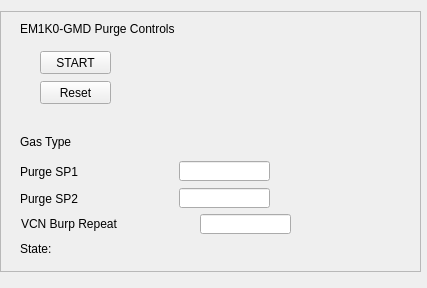
<?xml version="1.0" encoding="UTF-8"?>
<ui version="4.0">
 <class>Form</class>
 <widget class="QWidget" name="Form">
  <property name="geometry">
   <rect>
    <x>0</x>
    <y>0</y>
    <width>427</width>
    <height>288</height>
   </rect>
  </property>
  <property name="windowTitle">
   <string>Form</string>
  </property>
  <property name="styleSheet">
   <string notr="true">RoughGauge[state=&quot;OFF&quot;] #icon{
    qproperty-brush: red;
    color: gray;
}
RoughGauge[state=&quot;ON&quot;] #icon{
    qproperty-brush: #00FF00;
    color: black;
}


RoughGauge #pressure[alarmSeverity=&quot;0&quot;]{
    color: blue;
 border: 1px solid black;
background-color : white
}


ColdCathodeGauge #pressure[alarmSeverity=&quot;0&quot;]{
    color: blue;
border: 1px solid black;
background-color : white
}


ColdCathodeGauge[interlocked=&quot;true&quot;] #icon{
    border: 2px solid black;
		qproperty-brush: black;
border-top-left-radius: 9px;
    border-top-right-radius: 9px;
border-bottom-left-radius: 9px;
    border-bottom-right-radius: 9px;
}

ColdCathodeGauge[state=&quot;Off&quot;] #icon {
    qproperty-penColor: black;
	qproperty-brush: gray;
}

ColdCathodeGauge[state=&quot;GaugeDisconnected&quot;] #icon {
    qproperty-penColor: red;
	qproperty-brush: gray;
}
ColdCathodeGauge[state=&quot;PressInvalid&quot;] #icon {
    qproperty-penColor: black;
	qproperty-brush: gray;
}

ColdCathodeGauge[state=&quot;Starting&quot;] #icon {
    qproperty-penColor: black;
	qproperty-brush: yellow;
}

ColdCathodeGauge[state=&quot;Valid&quot;] #icon {
    qproperty-penColor: black;
	qproperty-brush: #00FF00;
}


ColdCathodeGauge[state=&quot;ValidLo&quot;] #icon {
    qproperty-penColor: black;
	qproperty-brush: yellow;
}





ApertureValve #icon [alarmSeverity=&quot;0&quot;]{
    qproperty-penStyle: &quot;QT::SolidLine&quot;;
	qproperty-penColor: black;
 
 
}

ApertureValve[interlocked=&quot;true&quot;] #icon{
    border: 2px solid black;

    border-top-left-radius: 9px;
    border-top-right-radius: 9px;
    border-bottom-left-radius: 9px;
    border-bottom-right-radius: 9px;
}
ApertureValve[interlocked=&quot;false&quot;] #icon{
    border: 0px;

	qproperty-brush: yellow;
}
ApertureValve[interlocked=&quot;true&quot;] #icon {
    qproperty-interlockBrush: black;
}

ApertureValve[interlocked=&quot;false&quot;] #icon{
    qproperty-interlockBrush: #00FF00;
}

ApertureValve[state=&quot;OPEN&quot;] #icon {
     qproperty-penStyle: &quot;QT::SolidLine&quot;;
	qproperty-penColor: black;
	qproperty-brush: #00FF00;
}

ApertureValve[state=&quot;MOVING&quot;] #icon {
    qproperty-penStyle: &quot;QT::SolidLine&quot;;
	qproperty-penColor: black;
 	qproperty-brush: yellow;
}
ApertureValve[state=&quot;CLOSED&quot;] #icon {
	qproperty-penStyle: &quot;QT::SolidLine&quot;;
    qproperty-penColor: gray;
	qproperty-brush: black;
}

ApertureValve[state=&quot;INVALID&quot;] #icon {
    qproperty-penStyle: &quot;QT::SolidLine&quot;;
	qproperty-penColor: black;
 	qproperty-brush: red;
}

ApertureValve[error=&quot;VENTED&quot;] #icon {
       qproperty-penStyle: &quot;QT::SolidLine&quot;;
}

ApertureValve[error=&quot;ERR_LOST_VAC&quot;] #icon {
    qproperty-penStyle: &quot;Qt::DotLine&quot;;
    qproperty-penColor: black;
   qproperty-interlockBrush: red;

}

ApertureValve[error=&quot;Ext Fault&quot;] #icon {
 	qproperty-penStyle: &quot;QT::SolidLine&quot;;
    qproperty-penColor: black;
   qproperty-interlockBrush: black;

}




TurboPump[interlocked=&quot;true&quot;] #icon {
    border: 2px solid black;
    qproperty-penColor: black;
}

TurboPump[interlocked=&quot;false&quot;] #icon {
    border: 0px;
}

TurboPump[state=&quot;RUNNING&quot;] #icon {
	qproperty-penColor: black;
    qproperty-centerBrush: #00FF00;
    qproperty-brush: #00FF00;
}

TurboPump[state=&quot;STARTING&quot;] #icon {
    qproperty-penColor: black;
	qproperty-centerBrush: yellow;
}

TurboPump[state=&quot;STOPPED&quot;] #icon {
	qproperty-penColor: black;
    qproperty-centerBrush: gray;
	qproperty-brush: gray;
}

TurboPump[state=&quot;FAULT&quot;] #icon {
	qproperty-penColor: red;
    qproperty-centerBrush: red;
	qproperty-brush: gray;
}

TurboPump[error=&quot;true&quot;] #icon {
     qproperty-penColor: red;
	qproperty-centerBrush: red;
}




PneumaticValve #icon [alarmSeverity=&quot;0&quot;]{
    qproperty-penStyle: &quot;QT::SolidLine&quot;;
	qproperty-penColor: black;
    qproperty-penWidth: 2;
 
}

PneumaticValve[interlocked=&quot;true&quot;] #icon{
    border: 2px solid black;
    qproperty-penWidth: 2;
    border-top-left-radius: 9px;
    border-top-right-radius: 9px;
    border-bottom-left-radius: 9px;
    border-bottom-right-radius: 9px;
}
PneumaticValve[interlocked=&quot;false&quot;] #icon{
    border: 0px;
    qproperty-penWidth: 2;
	qproperty-brush: #00FF00;
}
PneumaticValve[interlocked=&quot;true&quot;] #icon {
    qproperty-interlockBrush: black;
}

PneumaticValve[interlocked=&quot;false&quot;] #icon{
    qproperty-interlockBrush: #00FF00;
}

PneumaticValve[state=&quot;OPEN&quot;] #icon {
     qproperty-penStyle: &quot;QT::SolidLine&quot;;
	qproperty-penColor: black;
    qproperty-penWidth: 2;
	qproperty-brush: #00FF00;
}

PneumaticValve[state=&quot;MOVING&quot;] #icon {
    qproperty-penStyle: &quot;QT::SolidLine&quot;;
	qproperty-penColor: black;
    qproperty-penWidth: 2;
 	qproperty-brush: yellow;
}
PneumaticValve[state=&quot;CLOSED&quot;] #icon {
	qproperty-penStyle: &quot;QT::SolidLine&quot;;
    qproperty-penColor: gray;
    qproperty-penWidth: 2;
	qproperty-brush: black;
}

PneumaticValve[state=&quot;INVALID&quot;] #icon {
    qproperty-penStyle: &quot;QT::SolidLine&quot;;
	qproperty-penColor: black;
    qproperty-penWidth: 2;
 	qproperty-brush: red;
}

PneumaticValve[error=&quot;VENTED&quot;] #icon {
       qproperty-penStyle: &quot;QT::SolidLine&quot;;
}

PneumaticValve[error=&quot;ERR_LOST_VAC&quot;] #icon {
    qproperty-penStyle: &quot;Qt::DotLine&quot;;
    qproperty-penColor: black;
    qproperty-penWidth: 2;
   qproperty-interlockBrush: red;

}

PneumaticValve[error=&quot;Ext Fault&quot;] #icon {
 	qproperty-penStyle: &quot;QT::SolidLine&quot;;
    qproperty-penColor: black;
    qproperty-penWidth: 2;
   qproperty-interlockBrush: red;

}

ControlOnlyValveNC[interlocked=&quot;true&quot;] #icon {
     border: 2px solid black;
    qproperty-penWidth: 2;
    border-top-left-radius: 9px;
    border-top-right-radius: 9px;
    border-bottom-left-radius: 9px;
    border-bottom-right-radius: 9px;
}
ControlOnlyValveNC[interlocked=&quot;false&quot;] #icon {
     border: 0px;
    qproperty-penWidth: 2;
	qproperty-brush: #00FF00;
}
ControlOnlyValveNC[interlocked=&quot;true&quot;] #icon {
    qproperty-interlockBrush: #FF0000;
}
ControlOnlyValveNC[interlocked=&quot;false&quot;] #icon {
    qproperty-interlockBrush: #00FF00;
}

ControlOnlyValveNC[state=&quot;OPEN&quot;] #icon {
     qproperty-penStyle: &quot;QT::SolidLine&quot;;
	qproperty-penColor: black;
    qproperty-penWidth: 2;
	qproperty-brush: #00FF00;
}

ControlOnlyValveNC[state=&quot;CLOSE&quot;] #icon {
    qproperty-penStyle: &quot;QT::SolidLine&quot;;
    qproperty-penColor: gray;
    qproperty-penWidth: 2;
	qproperty-brush: black;
}




NeedleValve[interlocked=&quot;true&quot;] #icon{
    border: 2px solid black;
    qproperty-penWidth: 2;
    border-top-left-radius: 9px;
    border-top-right-radius: 9px;
    border-bottom-left-radius: 9px;
    border-bottom-right-radius: 9px;
}
NeedleValve[interlocked=&quot;false&quot;] #icon{
    border: 0px;
    qproperty-penWidth: 2;
	qproperty-brush: #00FF00;
}
NeedleValve[interlocked=&quot;true&quot;] #icon {
    qproperty-interlockBrush: black;
}

NeedleValve[interlocked=&quot;false&quot;] #icon{
    qproperty-interlockBrush: #00FF00;
}
NeedleValve[state=&quot;Close&quot;] #icon {
   qproperty-penStyle: &quot;QT::SolidLine&quot;;
    qproperty-penColor: gray;
    qproperty-penWidth: 2;
	qproperty-brush: black;
}

NeedleValve[state=&quot;Open&quot;] #icon {
   qproperty-penStyle: &quot;QT::SolidLine&quot;;
    qproperty-penColor: black;
    qproperty-penWidth: 2;
	qproperty-brush: #00FF00;
}

NeedleValve[state=&quot;PressureControl&quot;]#icon {
   qproperty-penStyle: &quot;QT::SolidLine&quot;;
    qproperty-penColor: black;
    qproperty-penWidth: 2;
	qproperty-brush: blue;
}

NeedleValve[state=&quot;ManualControl&quot;] #icon {
   qproperty-penStyle: &quot;QT::SolidLine&quot;;
    qproperty-penColor: black;
    qproperty-penWidth: 2;
	qproperty-brush: orange;
}

ScrollPump[state=&quot;RUNNING&quot;] #icon {
    qproperty-penColor: black;
	qproperty-centerBrush: #00FF00;
    qproperty-brush: #00FF00;
}
ScrollPump[interlocked=&quot;true&quot;] #icon {
    border: 2px solid black;
}
ScrollPump[interlocked=&quot;false&quot;] #icon {
    border: 0px;
}
ScrollPump[state=&quot;Accelerating&quot;] #icon {
    qproperty-brush: #00FF00;
	qproperty-centerBrush: yellow;
}
ScrollPump[state=&quot;STOPPED&quot;] #icon {
    qproperty-penColor: black;
	qproperty-centerBrush: gray;
    qproperty-brush: gray;
}
ScrollPump[state=&quot;FAULT&quot;] #icon {
    qproperty-penColor: black;
	qproperty-centerBrush: red;
    qproperty-brush: gray;
}
ScrollPump[error=&quot;true&quot;] #icon {
    qproperty-penWidth: 2;
    qproperty-centerBrush: red;
}

IonPump[interlocked=&quot;true&quot;] #icon {
      qproperty-penColor: black;
	qproperty-centerBrush: #00FF00;
    qproperty-brush: #00FF00;
}
IonPump[interlocked=&quot;false&quot;] #icon{
    border: 0px;
}
IonPump[error=&quot;true&quot;] #icon {
    qproperty-penStyle: &quot;Qt::DotLine&quot;;
    qproperty-penWidth: 2;
    qproperty-brush: red;
}
IonPump[state=&quot;On&quot;] #icon {
    qproperty-penColor: green;
    qproperty-penWidth: 2;
}

</string>
  </property>
  <widget class="QFrame" name="frame">
   <property name="geometry">
    <rect>
     <x>0</x>
     <y>11</y>
     <width>421</width>
     <height>261</height>
    </rect>
   </property>
   <property name="styleSheet">
    <string notr="true">RoughGauge[state=&quot;OFF&quot;] #icon{
    qproperty-brush: red;
    color: gray;
}
RoughGauge[state=&quot;ON&quot;] #icon{
    qproperty-brush: #00FF00;
    color: black;
}
RoughGauge[state=&quot;ValidLo&quot;] #icon{
    qproperty-brush: #00FF00;
    color: black;
}


RoughGauge #pressure[alarmSeverity=&quot;0&quot;]{
    color: blue;
 border: 1px solid black;
background-color : white
}


ColdCathodeGauge #pressure[alarmSeverity=&quot;0&quot;]{
    color: blue;
border: 1px solid black;
background-color : white
}


ColdCathodeGauge[interlocked=&quot;true&quot;] #icon{
    border: 2px solid black;
		qproperty-brush: black;
border-top-left-radius: 9px;
    border-top-right-radius: 9px;
border-bottom-left-radius: 9px;
    border-bottom-right-radius: 9px;
}

ColdCathodeGauge[state=&quot;Off&quot;] #icon {
    qproperty-penColor: black;
	qproperty-brush: gray;
}

ColdCathodeGauge[state=&quot;GaugeDisconnected&quot;] #icon {
    qproperty-penColor: red;
	qproperty-brush: gray;
}
ColdCathodeGauge[state=&quot;PressInvalid&quot;] #icon {
    qproperty-penColor: black;
	qproperty-brush: gray;
}

ColdCathodeGauge[state=&quot;Starting&quot;] #icon {
    qproperty-penColor: black;
	qproperty-brush: yellow;
}

ColdCathodeGauge[state=&quot;Valid&quot;] #icon {
    qproperty-penColor: black;
	qproperty-brush: #00FF00;
}


ColdCathodeGauge[state=&quot;ValidLo&quot;] #icon {
    qproperty-penColor: black;
	qproperty-brush: yellow;
}





ApertureValve #icon [alarmSeverity=&quot;0&quot;]{
    qproperty-penStyle: &quot;QT::SolidLine&quot;;
	qproperty-penColor: black;
 
 
}

ApertureValve[interlocked=&quot;true&quot;] #icon{
    border: 2px solid black;

    border-top-left-radius: 9px;
    border-top-right-radius: 9px;
    border-bottom-left-radius: 9px;
    border-bottom-right-radius: 9px;
}
ApertureValve[interlocked=&quot;false&quot;] #icon{
    border: 0px;

	qproperty-brush: yellow;
}
ApertureValve[interlocked=&quot;true&quot;] #icon {
    qproperty-interlockBrush: black;
}

ApertureValve[interlocked=&quot;false&quot;] #icon{
    qproperty-interlockBrush: #00FF00;
}

ApertureValve[state=&quot;OPEN&quot;] #icon {
     qproperty-penStyle: &quot;QT::SolidLine&quot;;
	qproperty-penColor: black;
	qproperty-brush: #00FF00;
}

ApertureValve[state=&quot;MOVING&quot;] #icon {
    qproperty-penStyle: &quot;QT::SolidLine&quot;;
	qproperty-penColor: black;
 	qproperty-brush: yellow;
}
ApertureValve[state=&quot;CLOSED&quot;] #icon {
	qproperty-penStyle: &quot;QT::SolidLine&quot;;
    qproperty-penColor: gray;
	qproperty-brush: black;
}

ApertureValve[state=&quot;INVALID&quot;] #icon {
    qproperty-penStyle: &quot;QT::SolidLine&quot;;
	qproperty-penColor: black;
 	qproperty-brush: red;
}

ApertureValve[error=&quot;VENTED&quot;] #icon {
       qproperty-penStyle: &quot;QT::SolidLine&quot;;
}

ApertureValve[error=&quot;ERR_LOST_VAC&quot;] #icon {
    qproperty-penStyle: &quot;Qt::DotLine&quot;;
    qproperty-penColor: black;
   qproperty-interlockBrush: red;

}

ApertureValve[error=&quot;Ext Fault&quot;] #icon {
 	qproperty-penStyle: &quot;QT::SolidLine&quot;;
    qproperty-penColor: black;
   qproperty-interlockBrush: black;

}




TurboPump[interlocked=&quot;true&quot;] #icon {
    border: 2px solid black;
    qproperty-penColor: black;
}

TurboPump[interlocked=&quot;false&quot;] #icon {
    border: 0px;
}

TurboPump[state=&quot;RUNNING&quot;] #icon {
	qproperty-penColor: black;
    qproperty-centerBrush: #00FF00;
    qproperty-brush: #00FF00;
}

TurboPump[state=&quot;STARTING&quot;] #icon {
    qproperty-penColor: black;
	qproperty-centerBrush: yellow;
}

TurboPump[state=&quot;STOPPED&quot;] #icon {
	qproperty-penColor: black;
    qproperty-centerBrush: gray;
	qproperty-brush: gray;
}

TurboPump[state=&quot;FAULT&quot;] #icon {
	qproperty-penColor: red;
    qproperty-centerBrush: red;
	qproperty-brush: gray;
}

TurboPump[error=&quot;true&quot;] #icon {
     qproperty-penColor: red;
	qproperty-centerBrush: red;
}




PneumaticValve #icon [alarmSeverity=&quot;0&quot;]{
    qproperty-penStyle: &quot;QT::SolidLine&quot;;
	qproperty-penColor: black;
    qproperty-penWidth: 2;
 
}

PneumaticValve[interlocked=&quot;true&quot;] #icon{
    border: 2px solid black;
    qproperty-penWidth: 2;
    border-top-left-radius: 9px;
    border-top-right-radius: 9px;
    border-bottom-left-radius: 9px;
    border-bottom-right-radius: 9px;
}
PneumaticValve[interlocked=&quot;false&quot;] #icon{
    border: 0px;
    qproperty-penWidth: 2;
	qproperty-brush: #00FF00;
}
PneumaticValve[interlocked=&quot;true&quot;] #icon {
    qproperty-interlockBrush: black;
}

PneumaticValve[interlocked=&quot;false&quot;] #icon{
    qproperty-interlockBrush: #00FF00;
}

PneumaticValve[state=&quot;OPEN&quot;] #icon {
     qproperty-penStyle: &quot;QT::SolidLine&quot;;
	qproperty-penColor: black;
    qproperty-penWidth: 2;
	qproperty-brush: #00FF00;
}

PneumaticValve[state=&quot;MOVING&quot;] #icon {
    qproperty-penStyle: &quot;QT::SolidLine&quot;;
	qproperty-penColor: black;
    qproperty-penWidth: 2;
 	qproperty-brush: yellow;
}
PneumaticValve[state=&quot;CLOSED&quot;] #icon {
	qproperty-penStyle: &quot;QT::SolidLine&quot;;
    qproperty-penColor: gray;
    qproperty-penWidth: 2;
	qproperty-brush: black;
}

PneumaticValve[state=&quot;INVALID&quot;] #icon {
    qproperty-penStyle: &quot;QT::SolidLine&quot;;
	qproperty-penColor: black;
    qproperty-penWidth: 2;
 	qproperty-brush: red;
}

PneumaticValve[error=&quot;VENTED&quot;] #icon {
       qproperty-penStyle: &quot;QT::SolidLine&quot;;
}

PneumaticValve[error=&quot;ERR_LOST_VAC&quot;] #icon {
    qproperty-penStyle: &quot;Qt::DotLine&quot;;
    qproperty-penColor: black;
    qproperty-penWidth: 2;
   qproperty-interlockBrush: red;

}

PneumaticValve[error=&quot;Ext Fault&quot;] #icon {
 	qproperty-penStyle: &quot;QT::SolidLine&quot;;
    qproperty-penColor: black;
    qproperty-penWidth: 2;
   qproperty-interlockBrush: red;

}

ControlOnlyValveNC[interlocked=&quot;true&quot;] #icon {
     border: 2px solid black;
    qproperty-penWidth: 2;
    border-top-left-radius: 9px;
    border-top-right-radius: 9px;
    border-bottom-left-radius: 9px;
    border-bottom-right-radius: 9px;
}
ControlOnlyValveNC[interlocked=&quot;false&quot;] #icon {
     border: 0px;
    qproperty-penWidth: 2;
	qproperty-brush: #00FF00;
}
ControlOnlyValveNC[interlocked=&quot;true&quot;] #icon {
    qproperty-interlockBrush: #FF0000;
}
ControlOnlyValveNC[interlocked=&quot;false&quot;] #icon {
    qproperty-brush: #00FF00;
}

ControlOnlyValveNC[state=&quot;OPEN&quot;] #icon {
     qproperty-penStyle: &quot;QT::SolidLine&quot;;
	qproperty-penColor: black;
    qproperty-penWidth: 2;
	qproperty-brush: #00FF00;
}

ControlOnlyValveNC[state=&quot;CLOSE&quot;] #icon {
    qproperty-penStyle: &quot;QT::SolidLine&quot;;
    qproperty-penColor: gray;
    qproperty-penWidth: 2;
	qproperty-brush: black;
}

NeedleValve[interlocked=&quot;true&quot;] #icon{
    border: 2px solid black;
    qproperty-penWidth: 2;
    border-top-left-radius: 9px;
    border-top-right-radius: 9px;
    border-bottom-left-radius: 9px;
    border-bottom-right-radius: 9px;
}
NeedleValve[interlocked=&quot;false&quot;] #icon{
    border: 0px;
    qproperty-penWidth: 2;
	qproperty-brush: #00FF00;
}
NeedleValve[interlocked=&quot;true&quot;] #icon {
    qproperty-interlockBrush: black;
}

NeedleValve[interlocked=&quot;false&quot;] #icon{
    qproperty-interlockBrush: #00FF00;
}
NeedleValve[state=&quot;Close&quot;] #icon {
   qproperty-penStyle: &quot;QT::SolidLine&quot;;
    qproperty-penColor: gray;
    qproperty-penWidth: 2;
	qproperty-brush: black;
}
NeedleValve[state=&quot;CLOSE&quot;] #icon {
   qproperty-penStyle: &quot;QT::SolidLine&quot;;
    qproperty-penColor: gray;
    qproperty-penWidth: 2;
	qproperty-brush: black;
}

NeedleValve[state=&quot;Open&quot;] #icon {
   qproperty-penStyle: &quot;QT::SolidLine&quot;;
    qproperty-penColor: black;
    qproperty-penWidth: 2;
	qproperty-brush: #00FF00;
}




ScrollPump[state=&quot;RUNNING&quot;] #icon {
    qproperty-penColor: black;
	qproperty-centerBrush: #00FF00;
    qproperty-brush: #00FF00;
}
ScrollPump[interlocked=&quot;true&quot;] #icon {
    border: 2px solid black;
}
ScrollPump[interlocked=&quot;false&quot;] #icon {
    border: 0px;
}
ScrollPump[state=&quot;Accelerating&quot;] #icon {
    qproperty-brush: #00FF00;
	qproperty-centerBrush: yellow;
}
ScrollPump[state=&quot;STOPPED&quot;] #icon {
    qproperty-penColor: black;
	qproperty-centerBrush: gray;
    qproperty-brush: gray;
}
ScrollPump[state=&quot;FAULT&quot;] #icon {
    qproperty-penColor: black;
	qproperty-centerBrush: red;
    qproperty-brush: gray;
}
ScrollPump[error=&quot;true&quot;] #icon {
    qproperty-penWidth: 2;
    qproperty-centerBrush: red;
}

IonPump[interlocked=&quot;true&quot;] #icon {
      qproperty-penColor: black;
	qproperty-centerBrush: #00FF00;
    qproperty-brush: #00FF00;
}
IonPump[interlocked=&quot;false&quot;] #icon{
    border: 0px;
}
IonPump[error=&quot;true&quot;] #icon {
    qproperty-penStyle: &quot;Qt::DotLine&quot;;
    qproperty-penWidth: 2;
    qproperty-brush: red;
}
IonPump[state=&quot;On&quot;] #icon {
    qproperty-penColor: green;
    qproperty-penWidth: 2;
}

</string>
   </property>
   <property name="frameShape">
    <enum>QFrame::StyledPanel</enum>
   </property>
   <property name="frameShadow">
    <enum>QFrame::Plain</enum>
   </property>
   <property name="lineWidth">
    <number>1</number>
   </property>
   <widget class="PyDMPushButton" name="PyDMPushButton_2">
    <property name="geometry">
     <rect>
      <x>40</x>
      <y>70</y>
      <width>71</width>
      <height>23</height>
     </rect>
    </property>
    <property name="toolTip">
     <string/>
    </property>
    <property name="text">
     <string>Reset</string>
    </property>
    <property name="channel" stdset="0">
     <string>ca://EM1K0:GMD:RESET</string>
    </property>
    <property name="pressValue" stdset="0">
     <string>1</string>
    </property>
   </widget>
   <widget class="PyDMLabel" name="PyDMLabel_5">
    <property name="geometry">
     <rect>
      <x>20</x>
      <y>10</y>
      <width>201</width>
      <height>16</height>
     </rect>
    </property>
    <property name="toolTip">
     <string/>
    </property>
    <property name="text">
     <string>EM1K0-GMD Purge Controls</string>
    </property>
   </widget>
   <widget class="PyDMPushButton" name="PyDMPushButton_3">
    <property name="geometry">
     <rect>
      <x>40</x>
      <y>40</y>
      <width>71</width>
      <height>23</height>
     </rect>
    </property>
    <property name="toolTip">
     <string/>
    </property>
    <property name="text">
     <string>START</string>
    </property>
    <property name="channel" stdset="0">
     <string>ca://EM1K0:GMD:Purge_SW</string>
    </property>
    <property name="pressValue" stdset="0">
     <string>1</string>
    </property>
   </widget>
   <widget class="PyDMByteIndicator" name="PyDMByteIndicator_3">
    <property name="geometry">
     <rect>
      <x>399</x>
      <y>159</y>
      <width>16</width>
      <height>16</height>
     </rect>
    </property>
    <property name="toolTip">
     <string/>
    </property>
    <property name="channel" stdset="0">
     <string>ca://EM2K0:XGMD:VGP:50:GO_SW_RBV</string>
    </property>
    <property name="circles" stdset="0">
     <bool>true</bool>
    </property>
    <property name="labels" stdset="0">
     <stringlist/>
    </property>
   </widget>
   <widget class="PyDMByteIndicator" name="PyDMByteIndicator_4">
    <property name="geometry">
     <rect>
      <x>202</x>
      <y>80</y>
      <width>130</width>
      <height>16</height>
     </rect>
    </property>
    <property name="toolTip">
     <string/>
    </property>
    <property name="channel" stdset="0">
     <string>ca://EM1K0:GMD:PurgeDone_RBV</string>
    </property>
    <property name="circles" stdset="0">
     <bool>true</bool>
    </property>
    <property name="labels" stdset="0">
     <stringlist>
      <string>Purge Complete</string>
     </stringlist>
    </property>
   </widget>
   <widget class="PyDMByteIndicator" name="PyDMByteIndicator_5">
    <property name="geometry">
     <rect>
      <x>200</x>
      <y>60</y>
      <width>111</width>
      <height>16</height>
     </rect>
    </property>
    <property name="toolTip">
     <string/>
    </property>
    <property name="channel" stdset="0">
     <string>ca://EM1K0:GMD:Purge_Active_RBV</string>
    </property>
    <property name="circles" stdset="0">
     <bool>true</bool>
    </property>
    <property name="labels" stdset="0">
     <stringlist>
      <string>Purge Active</string>
     </stringlist>
    </property>
   </widget>
   <widget class="PyDMLabel" name="PyDMLabel_11">
    <property name="geometry">
     <rect>
      <x>20</x>
      <y>120</y>
      <width>61</width>
      <height>21</height>
     </rect>
    </property>
    <property name="toolTip">
     <string/>
    </property>
    <property name="text">
     <string>Gas Type</string>
    </property>
   </widget>
   <widget class="PyDMLabel" name="PyDMLabel_12">
    <property name="geometry">
     <rect>
      <x>81</x>
      <y>123</y>
      <width>171</width>
      <height>16</height>
     </rect>
    </property>
    <property name="toolTip">
     <string/>
    </property>
    <property name="channel" stdset="0">
     <string>ca://EM1K0:GMD:GAS_TYPE_RBV</string>
    </property>
   </widget>
   <widget class="PyDMByteIndicator" name="PyDMByteIndicator_6">
    <property name="geometry">
     <rect>
      <x>196</x>
      <y>40</y>
      <width>111</width>
      <height>16</height>
     </rect>
    </property>
    <property name="toolTip">
     <string/>
    </property>
    <property name="channel" stdset="0">
     <string>ca://EM1K0:GMD:Purge_SW_RBV</string>
    </property>
    <property name="circles" stdset="0">
     <bool>true</bool>
    </property>
    <property name="labels" stdset="0">
     <stringlist>
      <string>Purge Start</string>
     </stringlist>
    </property>
   </widget>
   <widget class="PyDMLabel" name="PyDMLabel_13">
    <property name="geometry">
     <rect>
      <x>110</x>
      <y>153</y>
      <width>61</width>
      <height>16</height>
     </rect>
    </property>
    <property name="toolTip">
     <string/>
    </property>
    <property name="precision" stdset="0">
     <number>3</number>
    </property>
    <property name="precisionFromPV" stdset="0">
     <bool>false</bool>
    </property>
    <property name="channel" stdset="0">
     <string>ca://EM1K0:GMD:PURGE:SP1_RBV</string>
    </property>
   </widget>
   <widget class="PyDMLabel" name="PyDMLabel_14">
    <property name="geometry">
     <rect>
      <x>20</x>
      <y>150</y>
      <width>81</width>
      <height>21</height>
     </rect>
    </property>
    <property name="toolTip">
     <string/>
    </property>
    <property name="text">
     <string>Purge SP1</string>
    </property>
   </widget>
   <widget class="PyDMLineEdit" name="PyDMLineEdit_2">
    <property name="geometry">
     <rect>
      <x>179</x>
      <y>150</y>
      <width>91</width>
      <height>20</height>
     </rect>
    </property>
    <property name="toolTip">
     <string/>
    </property>
    <property name="precision" stdset="0">
     <number>3</number>
    </property>
    <property name="precisionFromPV" stdset="0">
     <bool>false</bool>
    </property>
    <property name="channel" stdset="0">
     <string>ca:// EM1K0:GMD:PURGE:SP1</string>
    </property>
   </widget>
   <widget class="PyDMLabel" name="PyDMLabel_15">
    <property name="geometry">
     <rect>
      <x>20</x>
      <y>177</y>
      <width>81</width>
      <height>21</height>
     </rect>
    </property>
    <property name="toolTip">
     <string/>
    </property>
    <property name="text">
     <string>Purge SP2</string>
    </property>
   </widget>
   <widget class="PyDMLineEdit" name="PyDMLineEdit_3">
    <property name="geometry">
     <rect>
      <x>179</x>
      <y>177</y>
      <width>91</width>
      <height>20</height>
     </rect>
    </property>
    <property name="toolTip">
     <string/>
    </property>
    <property name="precision" stdset="0">
     <number>3</number>
    </property>
    <property name="precisionFromPV" stdset="0">
     <bool>false</bool>
    </property>
    <property name="channel" stdset="0">
     <string>ca:// EM1K0:GMD:PURGE:SP2</string>
    </property>
   </widget>
   <widget class="PyDMLabel" name="PyDMLabel_16">
    <property name="geometry">
     <rect>
      <x>110</x>
      <y>180</y>
      <width>61</width>
      <height>16</height>
     </rect>
    </property>
    <property name="toolTip">
     <string/>
    </property>
    <property name="precision" stdset="0">
     <number>3</number>
    </property>
    <property name="precisionFromPV" stdset="0">
     <bool>false</bool>
    </property>
    <property name="channel" stdset="0">
     <string>ca://EM1K0:GMD:PURGE:SP2_RBV</string>
    </property>
   </widget>
   <widget class="PyDMLabel" name="PyDMLabel_17">
    <property name="geometry">
     <rect>
      <x>20</x>
      <y>227</y>
      <width>61</width>
      <height>21</height>
     </rect>
    </property>
    <property name="toolTip">
     <string/>
    </property>
    <property name="text">
     <string>State: </string>
    </property>
   </widget>
   <widget class="PyDMLabel" name="PyDMLabel_18">
    <property name="geometry">
     <rect>
      <x>70</x>
      <y>230</y>
      <width>341</width>
      <height>16</height>
     </rect>
    </property>
    <property name="toolTip">
     <string/>
    </property>
    <property name="channel" stdset="0">
     <string>ca://EM1K0:GMD:sPURGE_RBV</string>
    </property>
    <property name="displayFormat" stdset="0">
     <enum>PyDMLabel::String</enum>
    </property>
   </widget>
   <widget class="PyDMLabel" name="PyDMLabel_19">
    <property name="geometry">
     <rect>
      <x>131</x>
      <y>205</y>
      <width>61</width>
      <height>16</height>
     </rect>
    </property>
    <property name="toolTip">
     <string/>
    </property>
    <property name="channel" stdset="0">
     <string>ca:// EM1K0:GMD:PURGE:REPEAT_RBV</string>
    </property>
   </widget>
   <widget class="PyDMLabel" name="PyDMLabel_20">
    <property name="geometry">
     <rect>
      <x>21</x>
      <y>202</y>
      <width>121</width>
      <height>21</height>
     </rect>
    </property>
    <property name="toolTip">
     <string/>
    </property>
    <property name="text">
     <string>VCN Burp Repeat</string>
    </property>
   </widget>
   <widget class="PyDMLineEdit" name="PyDMLineEdit_4">
    <property name="geometry">
     <rect>
      <x>200</x>
      <y>203</y>
      <width>91</width>
      <height>20</height>
     </rect>
    </property>
    <property name="toolTip">
     <string/>
    </property>
    <property name="channel" stdset="0">
     <string>ca:// EM1K0:GMD:PURGE:REPEAT</string>
    </property>
   </widget>
   <widget class="PyDMByteIndicator" name="PyDMByteIndicator_7">
    <property name="geometry">
     <rect>
      <x>203</x>
      <y>100</y>
      <width>100</width>
      <height>16</height>
     </rect>
    </property>
    <property name="toolTip">
     <string/>
    </property>
    <property name="channel" stdset="0">
     <string>ca://EM1K0:GMD:PurgeError_RBV</string>
    </property>
    <property name="onColor" stdset="0">
     <color>
      <red>255</red>
      <green>0</green>
      <blue>0</blue>
     </color>
    </property>
    <property name="circles" stdset="0">
     <bool>true</bool>
    </property>
    <property name="labels" stdset="0">
     <stringlist>
      <string>Purge Error</string>
     </stringlist>
    </property>
   </widget>
  </widget>
 </widget>
 <customwidgets>
  <customwidget>
   <class>PyDMLabel</class>
   <extends>QLabel</extends>
   <header>pydm.widgets.label</header>
  </customwidget>
  <customwidget>
   <class>PyDMByteIndicator</class>
   <extends>QWidget</extends>
   <header>pydm.widgets.byte</header>
  </customwidget>
  <customwidget>
   <class>PyDMLineEdit</class>
   <extends>QLineEdit</extends>
   <header>pydm.widgets.line_edit</header>
  </customwidget>
  <customwidget>
   <class>PyDMPushButton</class>
   <extends>QPushButton</extends>
   <header>pydm.widgets.pushbutton</header>
  </customwidget>
 </customwidgets>
 <resources/>
 <connections/>
</ui>
